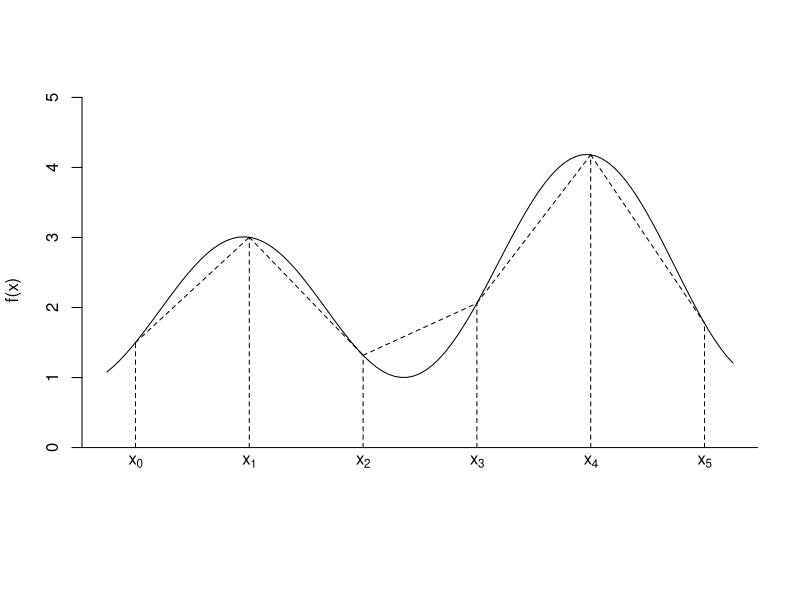

This chart was generated by the following R code:
f <- function(x) 1 + (1 + sin(x))*(1 + log(1+x))/2
curve(f, -0.5, 10.5, ylim=c(-0.5, 5), xlab="", axes=F)
axis(2)
abline(h=0)
for (i in seq(0,10,2)) lines(c(i,i), c(0,f(i)), lty=2)
for (i in seq(2,10,2)) lines(c(i-2,i), c(f(i-2),f(i)), lty=2)
text(0, 0, expression(x[0]), pos=1)
text(2, 0, expression(x[1]), pos=1)
text(4, 0, expression(x[2]), pos=1)
text(6, 0, expression(x[3]), pos=1)
text(8, 0, expression(x[4]), pos=1)
text(10, 0, expression(x[5]), pos=1)